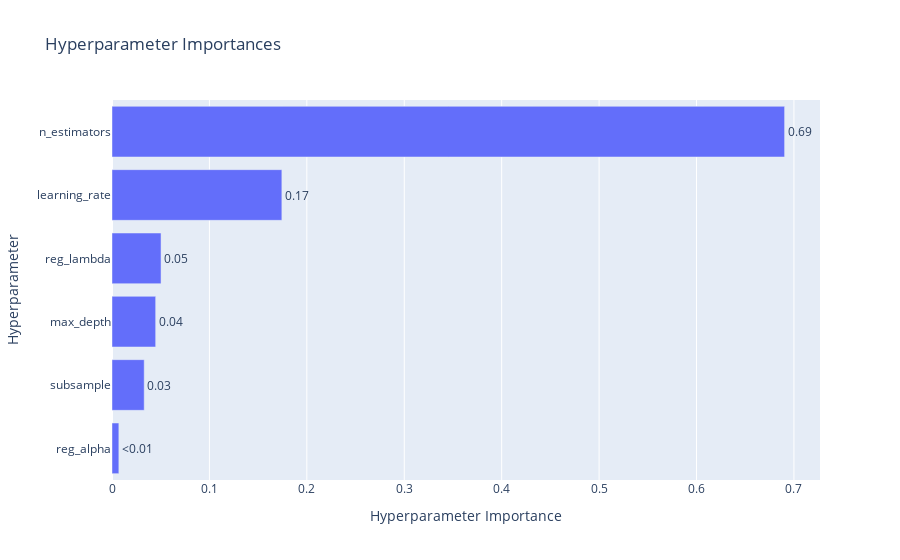

The notebook cell saved with this chart:
### Code cell
# Plot parameter importances
plot_param_importances(study)

### Figure 1 — Plotly figure (JSON) as saved in the notebook; plotly's stock layout.template omitted (floating-point values rounded to 4 significant figures)
{"data": [{"cliponaxis": false, "hovertemplate": ["reg_alpha (FloatDistribution): 0.007029438272426595<extra></extra>", "subsample (FloatDistribution): 0.033051072115378825<extra></extra>", "max_depth (IntDistribution): 0.0448215002251474<extra></extra>", "reg_lambda (FloatDistribution): 0.05033346003624804<extra></extra>", "learning_rate (FloatDistribution): 0.17435864181401087<extra></extra>", "n_estimators (IntDistribution): 0.6904058875367882<extra></extra>"], "name": "Objective Value", "orientation": "h", "text": ["<0.01", "0.03", "0.04", "0.05", "0.17", "0.69"], "textposition": "outside", "type": "bar", "x": [0.007029, 0.03305, 0.04482, 0.05033, 0.1744, 0.6904], "y": ["reg_alpha", "subsample", "max_depth", "reg_lambda", "learning_rate", "n_estimators"]}], "layout": {"title": {"text": "Hyperparameter Importances"}, "xaxis": {"title": {"text": "Hyperparameter Importance"}}, "yaxis": {"title": {"text": "Hyperparameter"}}}}
